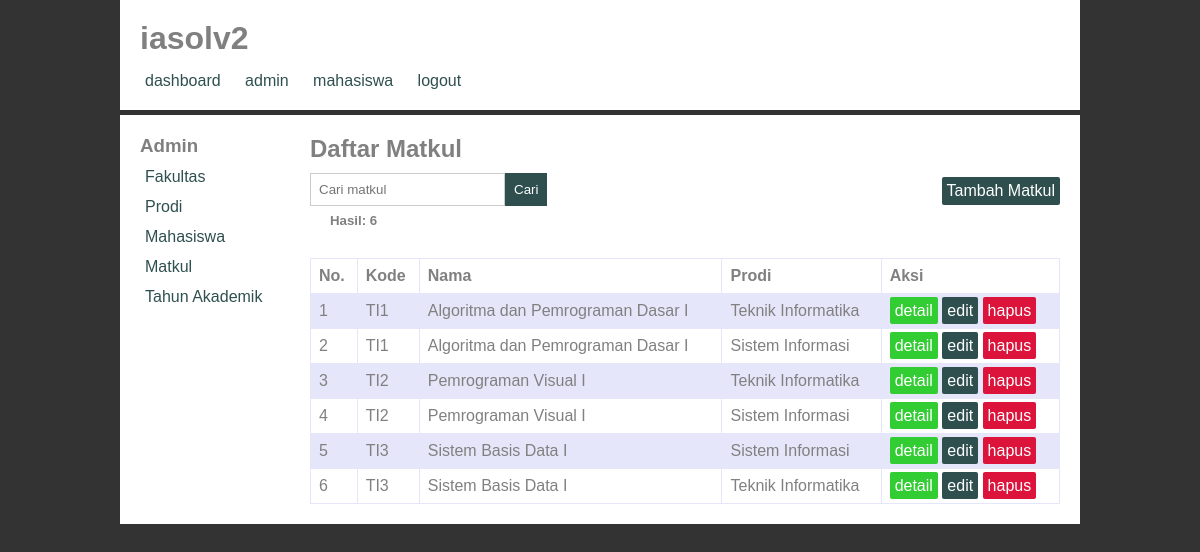
The app's page /index.php/admin/matkul, older data.
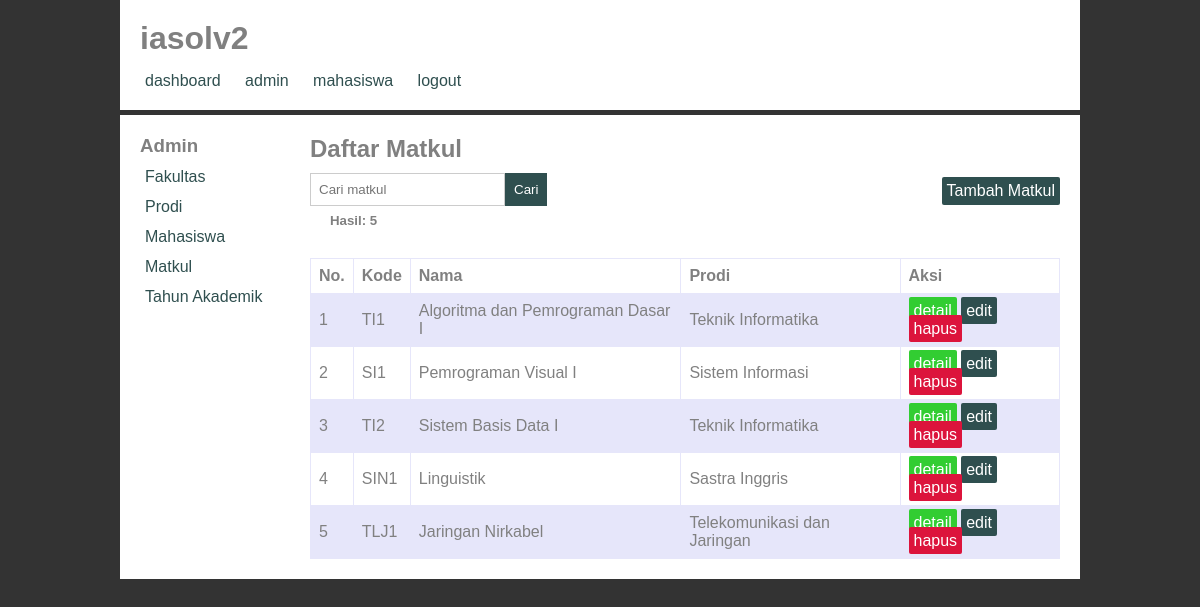
The same page, newer data.
### tables this page shows
CREATE TABLE `matkul` (
  `kode_matkul` varchar(5) NOT NULL,
  `nama_matkul` varchar(100) NOT NULL,
  `sks` int(1) NOT NULL,
  `smt` int(1) NOT NULL,
  `nama_prodi` varchar(30) NOT NULL
);

### application/controllers/admin/Matkul.php (called while the page is built, shortened)
<?php
class Matkul extends CI_Controller {
  public function __construct() {
    $this->load->model('Matkul_model');
    $this->load->library('form_validation');
  }
  public function index() {
    $data['judul'] = 'Matkul';
    $this->load->library('pagination');
    if($this->input->post('keyword')) {
      $data['keyword'] = $this->input->post('keyword');
      $this->session->set_userdata('keyword',$data['keyword']);
    } else {
      $data['keyword'] = $this->session->userdata('keyword');
    }
    $this->db->like('kode_matkul',$data['keyword']);
    $this->db->or_like('nama_matkul',$data['keyword']);
    $this->db->or_like('nama_prodi',$data['keyword']);
    $this->db->from('matkul');
    $config['total_rows'] = $this->db->count_all_results();
    $config['per_page'] = 10;
    $data['mulai'] = $this->uri->segment(4);
    $data['matkul'] = $this->Matkul_model->getMatkul($config['per_page'],$data['mulai'],$data['keyword']);
    $data['total_rows'] = $config['total_rows'];
    $this->load->view('admin_templates/header',$data);
    $this->load->view('admin_templates/sidebar');
    $this->load->view('admin/matkul/index',$data);
    $this->load->view('admin_templates/footer');
  }
}

### index.php (called while the page is built, shortened)
<?php
require_once BASEPATH.'core/CodeIgniter.php';

### application/config/config.php (called while the page is built, shortened)
<?php
$config['base_url'] = 'http://localhost/iasolv2/';
$config['index_page'] = '';
$config['uri_protocol']	= 'REQUEST_URI';
$config['url_suffix'] = '';
$config['language']	= 'english';
$config['charset'] = 'UTF-8';
$config['enable_hooks'] = FALSE;
$config['subclass_prefix'] = 'MY_';
$config['composer_autoload'] = FALSE;
$config['permitted_uri_chars'] = 'a-z 0-9~%.:_\-';
$config['enable_query_strings'] = FALSE;
$config['controller_trigger'] = 'c';
$config['function_trigger'] = 'm';
$config['directory_trigger'] = 'd';
$config['allow_get_array'] = TRUE;
$config['log_threshold'] = 0;
$config['log_path'] = '';
$config['log_file_extension'] = '';
$config['log_file_permissions'] = 0644;
$config['log_date_format'] = 'Y-m-d H:i:s';
$config['error_views_path'] = '';
$config['cache_path'] = '';
$config['cache_query_string'] = FALSE;
$config['encryption_key'] = '';
$config['sess_driver'] = 'files';
$config['sess_cookie_name'] = 'ci_session';
$config['sess_expiration'] = 7200;
$config['sess_save_path'] = NULL;
$config['sess_match_ip'] = FALSE;
$config['sess_time_to_update'] = 300;
$config['sess_regenerate_destroy'] = FALSE;
$config['cookie_prefix']	= '';
$config['cookie_domain']	= '';
$config['cookie_path']		= '/';
$config['cookie_secure']	= FALSE;
$config['cookie_httponly'] 	= FALSE;
$config['standardize_newlines'] = FALSE;
$config['global_xss_filtering'] = FALSE;
$config['csrf_protection'] = FALSE;
$config['csrf_token_name'] = 'csrf_test_name';
$config['csrf_cookie_name'] = 'csrf_cookie_name';
$config['csrf_expire'] = 7200;
$config['csrf_regenerate'] = TRUE;
$config['csrf_exclude_uris'] = array();
$config['compress_output'] = FALSE;
$config['time_reference'] = 'local';
$config['rewrite_short_tags'] = FALSE;
$config['proxy_ips'] = '';

### application/config/pagination.php (called while the page is built)
<?php
$config['base_url'] = 'http://localhost/iasolv2/admin/mahasiswa/index';
$config['num_links'] = 5;
$config['full_tag_open'] = '<ul class="pagination">';
$config['full_tag_close'] = '</ul>';
$config['first_link'] = 'Pertama';
$config['last_link'] = 'Terakhir';
$config['next_link'] = '&raquo';
$config['prev_link'] = '&laquo';

### application/models/Matkul_model.php (called while the page is built, shortened)
<?php
class Matkul_model extends CI_Model {
  public function getMatkul($limit,$start,$keyword = NULL) {
    return $this->db->get('matkul',$limit,$start)->result_array();
  }
}

### application/views/admin/matkul/index.php (the view, shortened to what this page needs)
<h2>Daftar Matkul</h2>
<div class="cari">
  <form action="" method="post">
    <input type="text" name="keyword" placeholder="Cari matkul" autofocus>
    <button type="submit">Cari</button>
  </form>
  <a href="<?php echo base_url(); ?>admin/matkul/tambah" class="btn-primary">Tambah Matkul</a>
</div>
<h5>Hasil: <?php echo $total_rows; ?></h5>
<table>
  <tr>
    <th>No.</th>
    <th>Kode</th>
    <th>Nama</th>
    <th>Prodi</th>
    <th>Aksi</th>
  </tr>
  <?php foreach ($matkul as $mtk): ?>
    <tr>
        <td><?php echo ++$mulai; ?></td>
        <td><?php echo $mtk['kode_matkul']; ?></td>
        <td><?php echo $mtk['nama_matkul']; ?></td>
        <td><?php echo $mtk['nama_prodi']; ?></td>
        <td>
          <a class="btn-success" href="<?php echo base_url(); ?>admin/matkul/detail/<?php echo $mtk['kode_matkul']; ?>">detail</a>
          <a class="btn-primary" href="<?php echo base_url(); ?>admin/matkul/edit/<?php echo $mtk['kode_matkul']; ?>">edit</a>
          <a class="btn-danger" href="<?php echo base_url(); ?>admin/matkul/hapus/<?php echo $mtk['kode_matkul']; ?>">hapus</a>
        </td>
    </tr>
  <?php endforeach; ?>
</table>

### application/views/admin_templates/header.php (shortened to what this page needs)
<!DOCTYPE html>
<html lang="en" dir="ltr">
  <head>
    <link rel="stylesheet" href="<?= base_url(); ?>assets/style.css" type="text/css">
  </head>
  <body>
    <div class="container">
      <div class="header">
        <h1 class="judul">iasolv2</h1>
        <ul>
          <li><a href="#">dashboard</a></li>
          <li><a href="#">admin</a></li>
          <li><a href="#">mahasiswa</a></li>
          <li><a href="#">logout</a></li>
        </ul>
      </div>

### application/views/admin_templates/sidebar.php
<div class="main cf">
  <div class="sidebar">
    <h3>Admin</h3>
    <ul>
      <li><a href="<?php echo base_url(); ?>admin/fakultas/index">Fakultas</a></li>
      <li><a href="<?php echo base_url(); ?>admin/prodi/index">Prodi</a></li>
      <li><a href="<?php echo base_url(); ?>admin/mahasiswa/index">Mahasiswa</a></li>
      <li><a href="<?php echo base_url(); ?>admin/matkul/index">Matkul</a></li>
      <li><a href="<?php echo base_url(); ?>admin/tahun_akademik/index">Tahun Akademik</a></li>
    </ul>
  </div>
  <div class="content">

### application/views/admin_templates/footer.php (shortened to what this page needs)
</div>
</div>
</div>
</body>
</html>

### assets/style.css (style rules this page uses)
* { margin: 0; padding: 0; }
body { background-color: #333; }
.container { width: 960px; margin: auto; background-color: white; color: grey; font-family: arial, sans-serif; }
.header { padding: 20px; border-bottom: 5px solid #333; }
.header li, .pagination li { display: inline-block; margin-top: 15px; margin-right: 10px; }
.header a, .pagination a { text-decoration: none; color: darkslategrey; padding: 5px; }
.main { padding: 20px; }
.content { width: 750px; float: right; }
.content h2 { margin-bottom: 10px; }
.cari { padding-bottom: 20px; }
.cari form { width: 100%; }
.cari input { float: left; }
.cari button { float: left; padding: 9px; }
.cari a { float: right; margin-top: 4px; }
h5 { margin: 20px; }
table { font-family: arial, sans-serif; border-collapse: collapse; width: 100%; margin-top: 30px; }
td, th { border: 1px solid lavender; text-align: left; padding: 8px; }
tr:nth-child(even) { background-color: lavender; }
form, .error { width: 300px; }
input { padding: 8px; display: block; border: 1px solid #ccc; }
.btn-primary { background-color: darkslategrey; color: white; padding: 5px; text-decoration: none; border-radius: 2px; }
.btn-success { background-color: #32CD32; color: white; padding: 5px; text-decoration: none; border-radius: 2px; }
.btn-danger { background-color: crimson; color: white; padding: 5px; text-decoration: none; border-radius: 2px; }
button { background-color: darkslategrey; border: none; color: white; padding: 10px; }
.sidebar { width: 150px; float: left; }
.sidebar li { list-style-type: none; }
.sidebar a { display: block; text-decoration: none; color: darkslategrey; padding-left: 5px; line-height: 30px; }
.sidebar h3 { padding-bottom: 5px; }
.cf:before, .cf:after { content: " "; display: table; }
.cf:after { clear: both; }
.cf { *zoom: 1; }

Row changes from the older to the newer data that the page shows:
removed matkul: kode_matkul "TI1", nama_matkul "Algoritma dan Pemrograman Dasar I", nama_prodi "Sistem Informasi"
removed matkul: kode_matkul "TI2", nama_matkul "Pemrograman Visual I", nama_prodi "Teknik Informatika"
removed matkul: kode_matkul "TI2", nama_matkul "Pemrograman Visual I", nama_prodi "Sistem Informasi"
removed matkul: kode_matkul "TI3", nama_matkul "Sistem Basis Data I", nama_prodi "Sistem Informasi"
removed matkul: kode_matkul "TI3", nama_matkul "Sistem Basis Data I", nama_prodi "Teknik Informatika"
added matkul: kode_matkul "SI1", nama_matkul "Pemrograman Visual I", nama_prodi "Sistem Informasi"
added matkul: kode_matkul "TI2", nama_matkul "Sistem Basis Data I", nama_prodi "Teknik Informatika"
added matkul: kode_matkul "SIN1", nama_matkul "Linguistik", nama_prodi "Sastra Inggris"
added matkul: kode_matkul "TLJ1", nama_matkul "Jaringan Nirkabel", nama_prodi "Telekomunikasi dan Jaringan"
Text that changed along with them:
$total_rows: "6" → "5"
